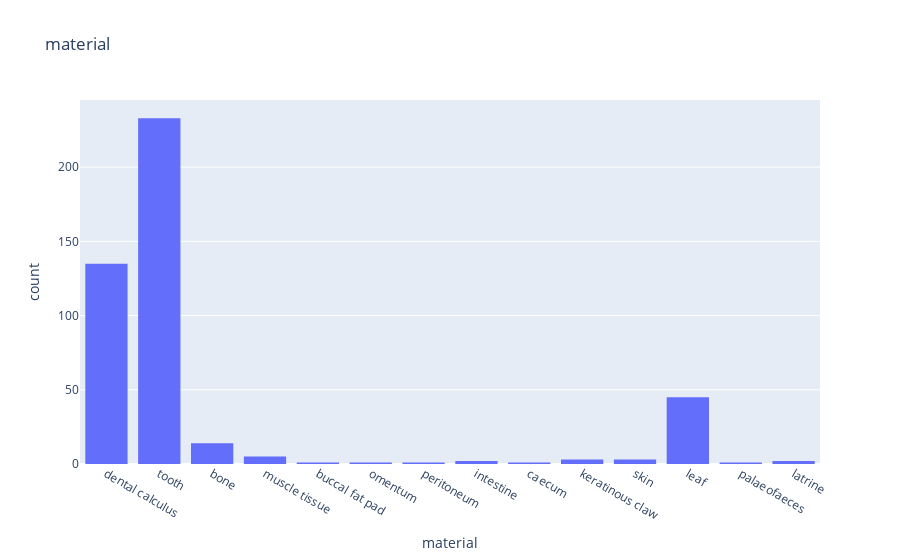

Source (notebook cell):
### Code cell
fig = px.histogram(aMetagenomes_metadata, x="material",title="material")
fig.show()

### Figure 1 — Plotly figure (JSON) as saved in the notebook; plotly's stock layout.template omitted (floating-point values rounded to 4 significant figures; data arrays with more than 128 entries replaced by an {"elided": "..."} marker saying what was removed)
{"data": [{"alignmentgroup": "True", "bingroup": "x", "hovertemplate": "material=%{x}<br>count=%{y}<extra></extra>", "legendgroup": "", "marker": {"color": "#636efa"}, "name": "", "offsetgroup": "", "orientation": "v", "showlegend": false, "type": "histogram", "x": {"elided": "447 str values"}, "xaxis": "x", "yaxis": "y"}], "layout": {"barmode": "relative", "legend": {"tracegroupgap": 0}, "title": {"text": "material"}, "xaxis": {"anchor": "y", "domain": [0, 1], "title": {"text": "material"}}, "yaxis": {"anchor": "x", "domain": [0, 1], "title": {"text": "count"}}}}
